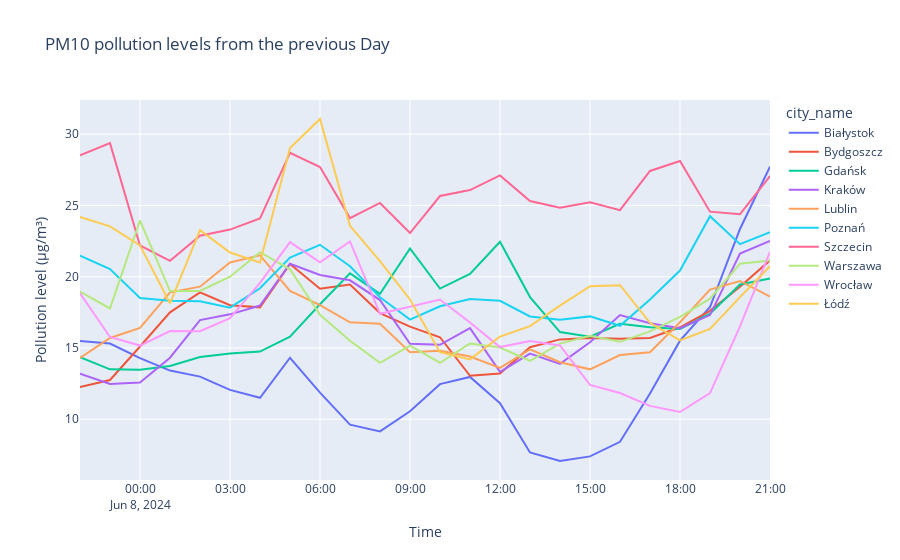

This figure's notebook cell:
### Markdown cell above
##### **6.1 PM10 & PM2.5 pollution levels from the previous day in the biggest cities**

### Code cell
stations_df = pd.read_sql_query("SELECT station_id, city_id, name, latitude, longitude FROM stations;", conn)
cities_df = pd.read_sql_query("SELECT city_id, name FROM cities;", conn)

cities_of_interest = ["Warszawa", "Kraków", "Wrocław", "Łódź", "Poznań", 
                      "Gdańsk", "Szczecin", "Lublin", "Bydgoszcz", "Białystok"]

filtered_cities_df = cities_df[cities_df['name'].isin(cities_of_interest)]
filtered_stations_df = stations_df[stations_df['city_id'].isin(filtered_cities_df['city_id'])]

one_day_ago = (datetime.datetime.now() - datetime.timedelta(days=1)).strftime('%Y-%m-%d')
measurements_query = f"""
    SELECT s.city_id, c.name AS city_name, am.date_time, am.value
    FROM actual_measurements am
    JOIN sensors se ON am.sensor_id = se.sensor_id
    JOIN stations s ON se.station_id = s.station_id
    JOIN cities c ON s.city_id = c.city_id
    JOIN params p ON se.param_id = p.param_id
    WHERE DATE(am.date_time) = DATE('{one_day_ago}')
      AND p.formula = 'PM10'
      AND s.city_id IN ({','.join(map(str, filtered_cities_df['city_id'].tolist()))})
"""


measurements_df = pd.read_sql_query(measurements_query, conn)

measurements_df['date_time'] = pd.to_datetime(measurements_df['date_time'])
measurements_df['value'] = pd.to_numeric(measurements_df['value'], errors='coerce')
average_data = measurements_df.groupby(['city_name', pd.Grouper(key='date_time', freq='H')])['value'].mean().reset_index()

warnings.filterwarnings("ignore")

fig = px.line(average_data, x='date_time', y='value', color='city_name', title='PM10 pollution levels from the previous Day')
fig.update_layout(xaxis_title='Time', yaxis_title='Pollution level (µg/m³)', hovermode='closest')

fig.show()

### Figure 1 — Plotly figure (JSON) as saved in the notebook; plotly's stock layout.template omitted (floating-point values rounded to 4 significant figures)
{"data": [{"hovertemplate": "city_name=Białystok<br>date_time=%{x}<br>value=%{y}<extra></extra>", "legendgroup": "Białystok", "line": {"color": "#636efa", "dash": "solid"}, "marker": {"symbol": "circle"}, "mode": "lines", "name": "Białystok", "orientation": "v", "showlegend": true, "type": "scatter", "x": ["2024-06-07T22:00:00+00:00", "2024-06-07T23:00:00+00:00", "2024-06-08T00:00:00+00:00", "2024-06-08T01:00:00+00:00", "2024-06-08T02:00:00+00:00", "2024-06-08T03:00:00+00:00", "2024-06-08T04:00:00+00:00", "2024-06-08T05:00:00+00:00", "2024-06-08T06:00:00+00:00", "2024-06-08T07:00:00+00:00", "2024-06-08T08:00:00+00:00", "2024-06-08T09:00:00+00:00", "2024-06-08T10:00:00+00:00", "2024-06-08T11:00:00+00:00", "2024-06-08T12:00:00+00:00", "2024-06-08T13:00:00+00:00", "2024-06-08T14:00:00+00:00", "2024-06-08T15:00:00+00:00", "2024-06-08T16:00:00+00:00", "2024-06-08T17:00:00+00:00", "2024-06-08T18:00:00+00:00", "2024-06-08T19:00:00+00:00", "2024-06-08T20:00:00+00:00", "2024-06-08T21:00:00+00:00"], "xaxis": "x", "y": [15.48, 15.31, 14.28, 13.41, 12.99, 12.06, 11.5, 14.31, 11.86, 9.613, 9.147, 10.56, 12.46, 12.97, 11.13, 7.667, 7.067, 7.39, 8.413, 11.81, 15.51, 17.87, 23.35, 27.71], "yaxis": "y"}, {"hovertemplate": "city_name=Bydgoszcz<br>date_time=%{x}<br>value=%{y}<extra></extra>", "legendgroup": "Bydgoszcz", "line": {"color": "#EF553B", "dash": "solid"}, "marker": {"symbol": "circle"}, "mode": "lines", "name": "Bydgoszcz", "orientation": "v", "showlegend": true, "type": "scatter", "x": ["2024-06-07T22:00:00+00:00", "2024-06-07T23:00:00+00:00", "2024-06-08T00:00:00+00:00", "2024-06-08T01:00:00+00:00", "2024-06-08T02:00:00+00:00", "2024-06-08T03:00:00+00:00", "2024-06-08T04:00:00+00:00", "2024-06-08T05:00:00+00:00", "2024-06-08T06:00:00+00:00", "2024-06-08T07:00:00+00:00", "2024-06-08T08:00:00+00:00", "2024-06-08T09:00:00+00:00", "2024-06-08T10:00:00+00:00", "2024-06-08T11:00:00+00:00", "2024-06-08T12:00:00+00:00", "2024-06-08T13:00:00+00:00", "2024-06-08T14:00:00+00:00", "2024-06-08T15:00:00+00:00", "2024-06-08T16:00:00+00:00", "2024-06-08T17:00:00+00:00", "2024-06-08T18:00:00+00:00", "2024-06-08T19:00:00+00:00", "2024-06-08T20:00:00+00:00", "2024-06-08T21:00:00+00:00"], "xaxis": "x", "y": [12.25, 12.75, 15.1, 17.5, 18.9, 18, 17.85, 20.9, 19.15, 19.45, 17.45, 16.5, 15.75, 13.05, 13.2, 15.05, 15.6, 15.7, 15.65, 15.7, 16.45, 17.6, 19.3, 21.15], "yaxis": "y"}, {"hovertemplate": "city_name=Gdańsk<br>date_time=%{x}<br>value=%{y}<extra></extra>", "legendgroup": "Gdańsk", "line": {"color": "#00cc96", "dash": "solid"}, "marker": {"symbol": "circle"}, "mode": "lines", "name": "Gdańsk", "orientation": "v", "showlegend": true, "type": "scatter", "x": ["2024-06-07T22:00:00+00:00", "2024-06-07T23:00:00+00:00", "2024-06-08T00:00:00+00:00", "2024-06-08T01:00:00+00:00", "2024-06-08T02:00:00+00:00", "2024-06-08T03:00:00+00:00", "2024-06-08T04:00:00+00:00", "2024-06-08T05:00:00+00:00", "2024-06-08T06:00:00+00:00", "2024-06-08T07:00:00+00:00", "2024-06-08T08:00:00+00:00", "2024-06-08T09:00:00+00:00", "2024-06-08T10:00:00+00:00", "2024-06-08T11:00:00+00:00", "2024-06-08T12:00:00+00:00", "2024-06-08T13:00:00+00:00", "2024-06-08T14:00:00+00:00", "2024-06-08T15:00:00+00:00", "2024-06-08T16:00:00+00:00", "2024-06-08T17:00:00+00:00", "2024-06-08T18:00:00+00:00", "2024-06-08T19:00:00+00:00", "2024-06-08T20:00:00+00:00", "2024-06-08T21:00:00+00:00"], "xaxis": "x", "y": [14.35, 13.5, 13.47, 13.74, 14.37, 14.6, 14.75, 15.79, 18.07, 20.24, 18.8, 21.98, 19.17, 20.19, 22.45, 18.57, 16.11, 15.79, 16.69, 16.45, 16.34, 17.41, 19.46, 19.88], "yaxis": "y"}, {"hovertemplate": "city_name=Kraków<br>date_time=%{x}<br>value=%{y}<extra></extra>", "legendgroup": "Kraków", "line": {"color": "#ab63fa", "dash": "solid"}, "marker": {"symbol": "circle"}, "mode": "lines", "name": "Kraków", "orientation": "v", "showlegend": true, "type": "scatter", "x": ["2024-06-07T22:00:00+00:00", "2024-06-07T23:00:00+00:00", "2024-06-08T00:00:00+00:00", "2024-06-08T01:00:00+00:00", "2024-06-08T02:00:00+00:00", "2024-06-08T03:00:00+00:00", "2024-06-08T04:00:00+00:00", "2024-06-08T05:00:00+00:00", "2024-06-08T06:00:00+00:00", "2024-06-08T07:00:00+00:00", "2024-06-08T08:00:00+00:00", "2024-06-08T09:00:00+00:00", "2024-06-08T10:00:00+00:00", "2024-06-08T11:00:00+00:00", "2024-06-08T12:00:00+00:00", "2024-06-08T13:00:00+00:00", "2024-06-08T14:00:00+00:00", "2024-06-08T15:00:00+00:00", "2024-06-08T16:00:00+00:00", "2024-06-08T17:00:00+00:00", "2024-06-08T18:00:00+00:00", "2024-06-08T19:00:00+00:00", "2024-06-08T20:00:00+00:00", "2024-06-08T21:00:00+00:00"], "xaxis": "x", "y": [13.19, 12.47, 12.58, 14.32, 16.95, 17.36, 17.97, 20.91, 20.13, 19.75, 18.36, 15.29, 15.22, 16.39, 13.33, 14.6, 13.88, 15.4, 17.31, 16.73, 16.38, 17.31, 21.63, 22.51], "yaxis": "y"}, {"hovertemplate": "city_name=Lublin<br>date_time=%{x}<br>value=%{y}<extra></extra>", "legendgroup": "Lublin", "line": {"color": "#FFA15A", "dash": "solid"}, "marker": {"symbol": "circle"}, "mode": "lines", "name": "Lublin", "orientation": "v", "showlegend": true, "type": "scatter", "x": ["2024-06-07T22:00:00+00:00", "2024-06-07T23:00:00+00:00", "2024-06-08T00:00:00+00:00", "2024-06-08T01:00:00+00:00", "2024-06-08T02:00:00+00:00", "2024-06-08T03:00:00+00:00", "2024-06-08T04:00:00+00:00", "2024-06-08T05:00:00+00:00", "2024-06-08T06:00:00+00:00", "2024-06-08T07:00:00+00:00", "2024-06-08T08:00:00+00:00", "2024-06-08T09:00:00+00:00", "2024-06-08T10:00:00+00:00", "2024-06-08T11:00:00+00:00", "2024-06-08T12:00:00+00:00", "2024-06-08T13:00:00+00:00", "2024-06-08T14:00:00+00:00", "2024-06-08T15:00:00+00:00", "2024-06-08T16:00:00+00:00", "2024-06-08T17:00:00+00:00", "2024-06-08T18:00:00+00:00", "2024-06-08T19:00:00+00:00", "2024-06-08T20:00:00+00:00", "2024-06-08T21:00:00+00:00"], "xaxis": "x", "y": [14.3, 15.7, 16.4, 18.9, 19.3, 21, 21.5, 19, 18, 16.8, 16.7, 14.7, 14.8, 14.4, 13.6, 14.9, 14, 13.5, 14.5, 14.7, 16.8, 19.1, 19.7, 18.6], "yaxis": "y"}, {"hovertemplate": "city_name=Poznań<br>date_time=%{x}<br>value=%{y}<extra></extra>", "legendgroup": "Poznań", "line": {"color": "#19d3f3", "dash": "solid"}, "marker": {"symbol": "circle"}, "mode": "lines", "name": "Poznań", "orientation": "v", "showlegend": true, "type": "scatter", "x": ["2024-06-07T22:00:00+00:00", "2024-06-07T23:00:00+00:00", "2024-06-08T00:00:00+00:00", "2024-06-08T01:00:00+00:00", "2024-06-08T02:00:00+00:00", "2024-06-08T03:00:00+00:00", "2024-06-08T04:00:00+00:00", "2024-06-08T05:00:00+00:00", "2024-06-08T06:00:00+00:00", "2024-06-08T07:00:00+00:00", "2024-06-08T08:00:00+00:00", "2024-06-08T09:00:00+00:00", "2024-06-08T10:00:00+00:00", "2024-06-08T11:00:00+00:00", "2024-06-08T12:00:00+00:00", "2024-06-08T13:00:00+00:00", "2024-06-08T14:00:00+00:00", "2024-06-08T15:00:00+00:00", "2024-06-08T16:00:00+00:00", "2024-06-08T17:00:00+00:00", "2024-06-08T18:00:00+00:00", "2024-06-08T19:00:00+00:00", "2024-06-08T20:00:00+00:00", "2024-06-08T21:00:00+00:00"], "xaxis": "x", "y": [21.48, 20.53, 18.51, 18.32, 18.28, 17.83, 19.19, 21.35, 22.24, 20.74, 18.56, 16.99, 17.93, 18.43, 18.31, 17.21, 16.98, 17.21, 16.55, 18.41, 20.43, 24.25, 22.28, 23.12], "yaxis": "y"}, {"hovertemplate": "city_name=Szczecin<br>date_time=%{x}<br>value=%{y}<extra></extra>", "legendgroup": "Szczecin", "line": {"color": "#FF6692", "dash": "solid"}, "marker": {"symbol": "circle"}, "mode": "lines", "name": "Szczecin", "orientation": "v", "showlegend": true, "type": "scatter", "x": ["2024-06-07T22:00:00+00:00", "2024-06-07T23:00:00+00:00", "2024-06-08T00:00:00+00:00", "2024-06-08T01:00:00+00:00", "2024-06-08T02:00:00+00:00", "2024-06-08T03:00:00+00:00", "2024-06-08T04:00:00+00:00", "2024-06-08T05:00:00+00:00", "2024-06-08T06:00:00+00:00", "2024-06-08T07:00:00+00:00", "2024-06-08T08:00:00+00:00", "2024-06-08T09:00:00+00:00", "2024-06-08T10:00:00+00:00", "2024-06-08T11:00:00+00:00", "2024-06-08T12:00:00+00:00", "2024-06-08T13:00:00+00:00", "2024-06-08T14:00:00+00:00", "2024-06-08T15:00:00+00:00", "2024-06-08T16:00:00+00:00", "2024-06-08T17:00:00+00:00", "2024-06-08T18:00:00+00:00", "2024-06-08T19:00:00+00:00", "2024-06-08T20:00:00+00:00", "2024-06-08T21:00:00+00:00"], "xaxis": "x", "y": [28.52, 29.37, 22.19, 21.11, 22.88, 23.31, 24.09, 28.7, 27.69, 24.11, 25.17, 23.06, 25.66, 26.08, 27.1, 25.31, 24.84, 25.23, 24.67, 27.42, 28.12, 24.56, 24.39, 27.06], "yaxis": "y"}, {"hovertemplate": "city_name=Warszawa<br>date_time=%{x}<br>value=%{y}<extra></extra>", "legendgroup": "Warszawa", "line": {"color": "#B6E880", "dash": "solid"}, "marker": {"symbol": "circle"}, "mode": "lines", "name": "Warszawa", "orientation": "v", "showlegend": true, "type": "scatter", "x": ["2024-06-07T22:00:00+00:00", "2024-06-07T23:00:00+00:00", "2024-06-08T00:00:00+00:00", "2024-06-08T01:00:00+00:00", "2024-06-08T02:00:00+00:00", "2024-06-08T03:00:00+00:00", "2024-06-08T04:00:00+00:00", "2024-06-08T05:00:00+00:00", "2024-06-08T06:00:00+00:00", "2024-06-08T07:00:00+00:00", "2024-06-08T08:00:00+00:00", "2024-06-08T09:00:00+00:00", "2024-06-08T10:00:00+00:00", "2024-06-08T11:00:00+00:00", "2024-06-08T12:00:00+00:00", "2024-06-08T13:00:00+00:00", "2024-06-08T14:00:00+00:00", "2024-06-08T15:00:00+00:00", "2024-06-08T16:00:00+00:00", "2024-06-08T17:00:00+00:00", "2024-06-08T18:00:00+00:00", "2024-06-08T19:00:00+00:00", "2024-06-08T20:00:00+00:00", "2024-06-08T21:00:00+00:00"], "xaxis": "x", "y": [18.95, 17.77, 23.94, 18.99, 19.0, 20.0, 21.72, 20.52, 17.32, 15.51, 13.96, 15.16, 13.96, 15.32, 15.03, 14.09, 15.3, 15.86, 15.43, 16.17, 17.19, 18.46, 20.91, 21.14], "yaxis": "y"}, {"hovertemplate": "city_name=Wrocław<br>date_time=%{x}<br>value=%{y}<extra></extra>", "legendgroup": "Wrocław", "line": {"color": "#FF97FF", "dash": "solid"}, "marker": {"symbol": "circle"}, "mode": "lines", "name": "Wrocław", "orientation": "v", "showlegend": true, "type": "scatter", "x": ["2024-06-07T22:00:00+00:00", "2024-06-07T23:00:00+00:00", "2024-06-08T00:00:00+00:00", "2024-06-08T01:00:00+00:00", "2024-06-08T02:00:00+00:00", "2024-06-08T03:00:00+00:00", "2024-06-08T04:00:00+00:00", "2024-06-08T05:00:00+00:00", "2024-06-08T06:00:00+00:00", "2024-06-08T07:00:00+00:00", "2024-06-08T08:00:00+00:00", "2024-06-08T09:00:00+00:00", "2024-06-08T10:00:00+00:00", "2024-06-08T11:00:00+00:00", "2024-06-08T12:00:00+00:00", "2024-06-08T13:00:00+00:00", "2024-06-08T14:00:00+00:00", "2024-06-08T15:00:00+00:00", "2024-06-08T16:00:00+00:00", "2024-06-08T17:00:00+00:00", "2024-06-08T18:00:00+00:00", "2024-06-08T19:00:00+00:00", "2024-06-08T20:00:00+00:00", "2024-06-08T21:00:00+00:00"], "xaxis": "x", "y": [18.84, 15.77, 15.17, 16.19, 16.18, 17.08, 19.57, 22.42, 21.01, 22.48, 17.4, 17.9, 18.4, 16.79, 15.06, 15.49, 15.18, 12.4, 11.84, 10.93, 10.5, 11.83, 16.51, 21.74], "yaxis": "y"}, {"hovertemplate": "city_name=Łódź<br>date_time=%{x}<br>value=%{y}<extra></extra>", "legendgroup": "Łódź", "line": {"color": "#FECB52", "dash": "solid"}, "marker": {"symbol": "circle"}, "mode": "lines", "name": "Łódź", "orientation": "v", "showlegend": true, "type": "scatter", "x": ["2024-06-07T22:00:00+00:00", "2024-06-07T23:00:00+00:00", "2024-06-08T00:00:00+00:00", "2024-06-08T01:00:00+00:00", "2024-06-08T02:00:00+00:00", "2024-06-08T03:00:00+00:00", "2024-06-08T04:00:00+00:00", "2024-06-08T05:00:00+00:00", "2024-06-08T06:00:00+00:00", "2024-06-08T07:00:00+00:00", "2024-06-08T08:00:00+00:00", "2024-06-08T09:00:00+00:00", "2024-06-08T10:00:00+00:00", "2024-06-08T11:00:00+00:00", "2024-06-08T12:00:00+00:00", "2024-06-08T13:00:00+00:00", "2024-06-08T14:00:00+00:00", "2024-06-08T15:00:00+00:00", "2024-06-08T16:00:00+00:00", "2024-06-08T17:00:00+00:00", "2024-06-08T18:00:00+00:00", "2024-06-08T19:00:00+00:00", "2024-06-08T20:00:00+00:00", "2024-06-08T21:00:00+00:00"], "xaxis": "x", "y": [24.2, 23.53, 22.2, 18.13, 23.27, 21.7, 21, 29.03, 31.07, 23.57, 21.1, 18.4, 14.7, 14.2, 15.8, 16.53, 17.97, 19.33, 19.4, 16.77, 15.53, 16.33, 18.57, 20.73], "yaxis": "y"}], "layout": {"hovermode": "closest", "legend": {"title": {"text": "city_name"}, "tracegroupgap": 0}, "title": {"text": "PM10 pollution levels from the previous Day"}, "xaxis": {"anchor": "y", "domain": [0, 1], "title": {"text": "Time"}}, "yaxis": {"anchor": "x", "domain": [0, 1], "title": {"text": "Pollution level (µg/m³)"}}}}
